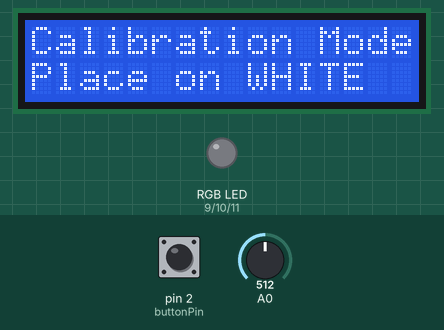
Simulated run of this sketch. Board: Arduino Uno, built with avr-gcc and run on an emulated ATmega328P. On the bench: 16×2 character LCD, an RGB LED mixed from three pins (HIGH = lit). Dashed ring = blinking. The test bench sets the inputs (shaded band); at power-on: pin 2 (buttonPin) HIGH, A0 = 512. What the sketch prints to the serial monitor is not drawn.

Above: at 0.9 s.
1.0 s: pin 2 (buttonPin) pulled LOW for 0.15 s
At 3.1 s:
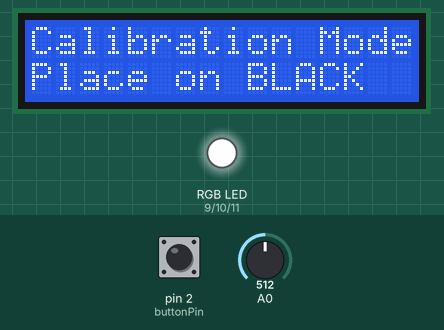
4.0 s: pin 2 (buttonPin) pulled LOW for 1 s
At 7.8 s:
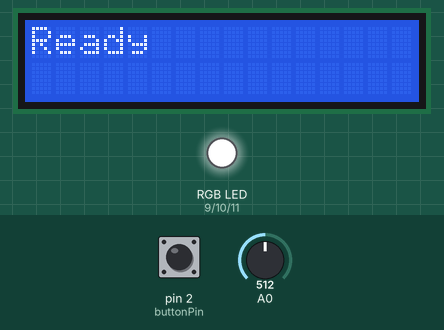
8.0 s: pin 2 (buttonPin) pulsed LOW 5 times (0.12 s each, 0.3 s apart)
At 8.94 s:
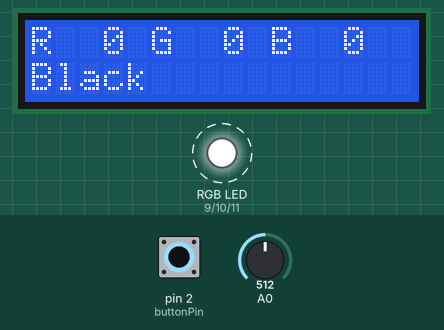
Timing chart, 0 to 11.0 s (numbered marks = the images above; inputs shaded):
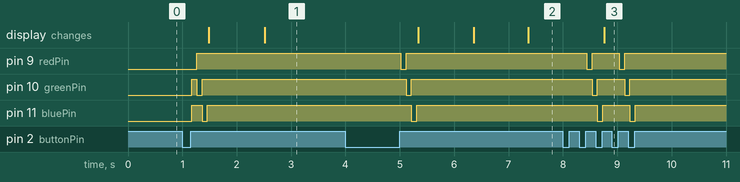

The sketch:

Color_Detector_v2.ino
```cpp
// John Poirier
// Color Detector using RGB LED + LDR
// 12/12/25
//
// Requires colors.h generated with Color_List_Parser.py (lets you change/add/remove color naming and RGB values)


#include <Wire.h>
#include <LiquidCrystal_I2C.h>
#include "colors.h" //672 colors!!!

// define pins
const int redPin  = 9;
const int greenPin = 10;
const int bluePin = 11;
const int buttonPin = 2;

// initialize LCD
LiquidCrystal_I2C lcd(0x27, 16, 2);

// LED flash timings
const uint16_t SETTLE_RGB_MS = 30;
const uint16_t SETTLE_W_MS  = 30;

// calibration definitions (defaults)
uint16_t R_max = 800, G_max = 800, B_max = 800; // white reference (should be higher)
uint16_t R_min = 100, G_min = 100, B_min = 100; // black reference (should be lower)

// LED controls
void ledOff(){digitalWrite(redPin,HIGH); digitalWrite(greenPin,HIGH); digitalWrite(bluePin,HIGH);}
void ledR(){digitalWrite(redPin,LOW); digitalWrite(greenPin,HIGH); digitalWrite(bluePin,HIGH);}
void ledG(){digitalWrite(redPin,HIGH); digitalWrite(greenPin,LOW); digitalWrite(bluePin,HIGH);}
void ledB(){digitalWrite(redPin,HIGH); digitalWrite(greenPin,HIGH); digitalWrite(bluePin,LOW);}
void ledW(){digitalWrite(redPin,LOW); digitalWrite(greenPin,LOW); digitalWrite(bluePin,LOW);}

// sampling
uint16_t sampleWith(void (*fn)(), uint16_t settle){
 fn();
 delay(settle);
 uint16_t v = analogRead(A0);
 ledOff();
 return v;
}

// finds median of 3 values (noise stability)
uint16_t median3(uint16_t a, uint16_t b, uint16_t c){
 uint16_t t;
 if(a > b){ t = a; a = b; b = t; }
 if(b > c){ t = b; b = c; c = t; }
 if(a > b){ t = a; a = b; b = t; }
 return b;
}

// reads three times, finds median (noise stability)
uint16_t readMedian3(void (*fn)(), uint16_t settle){
 uint16_t a = sampleWith(fn, settle); delay(3);
 uint16_t b = sampleWith(fn, settle); delay(3);
 uint16_t c = sampleWith(fn, settle);
 return median3(a,b,c);
}

// read for medians
uint16_t readR(){return readMedian3(ledR, SETTLE_RGB_MS);}
uint16_t readG(){return readMedian3(ledG, SETTLE_RGB_MS);}
uint16_t readB(){return readMedian3(ledB, SETTLE_RGB_MS);}
uint16_t readW(){return readMedian3(ledW, SETTLE_W_MS);}

// button functions
bool waitForPress(){
 if(digitalRead(buttonPin)==LOW){
  while(digitalRead(buttonPin)==LOW);
  delay(20); //debouncing
  return true;
 }
 return false;
}

// double-press button
bool checkDoublePress(unsigned long timeout_ms = 300){
 unsigned long startTime = millis();
 if(waitForPress()){
  // got first press, wait for second
  while(millis() - startTime < timeout_ms){
   if(digitalRead(buttonPin)==LOW){
    while(digitalRead(buttonPin)==LOW); // wait for release
    delay(20);
    return true; // valid double press
   }
  }
 }
 return false;
}

// calibration mode
void calibrationMode(){
 lcd.clear();
 lcd.print("Calibration Mode");
 lcd.setCursor(0,1);
 lcd.print("Place on WHITE");
 Serial.println("\n--- Calibration Mode ---");
 Serial.println("Place on WHITE surface and press button.");

 while(!waitForPress());

 // scan white
 R_max = readR();
 G_max = readG();
 B_max = readB();

 lcd.clear();
 lcd.print("WHITE: R/G/B");
 char buf[16];
 snprintf(buf,16,"%4d %4d %4d",R_max,G_max,B_max); // show LDR readings (raw)
 lcd.setCursor(0,1);
 lcd.print(buf);
 Serial.print("WHITE (MAX): R:"); Serial.print(R_max);
 Serial.print(" G:"); Serial.print(G_max);
 Serial.print(" B:"); Serial.println(B_max);
 Serial.println("Place on BLACK surface and press button.");
 delay(1000); // display result for a bit, auto move on

 lcd.clear();
 lcd.print("Calibration Mode");
 lcd.setCursor(0,1);
 lcd.print("Place on BLACK");

 while(!waitForPress());

 // scan black
 R_min = readR();
 G_min = readG();
 B_min = readB();

 lcd.clear();
 lcd.print("BLACK: R/G/B");
 snprintf(buf,16,"%4d %4d %4d",R_min,G_min,B_min);
 lcd.setCursor(0,1);
 lcd.print(buf);
 Serial.print("BLACK (MIN): R:"); Serial.print(R_min);
 Serial.print(" G:"); Serial.print(G_min);
 Serial.print(" B:"); Serial.println(B_min);
 delay(1000); // show result, auto move on

 // check for reversed min/max (in case you calibrate wrong, won't be any errors (still won't work right though, need to recalibrate))
 if (R_max <= R_min) R_max = R_min + 1;
 if (G_max <= G_min) G_max = G_min + 1;
 if (B_max <= B_min) B_max = B_min + 1;

 lcd.clear();
 lcd.print("Calibration Done");
 delay(1000);
 lcd.clear();
 lcd.print("Ready");
 Serial.println("Calibration Done");
}

// progressive nearest color search
// start with a small search tolerance, then repeatedly search, increasing the tolerance, until a match is found
const uint8_t INITIAL_RANGE = 5; //initial search range (within _ of the defined color RGB value)
const uint8_t RANGE_INCREMENT = 5;
const uint8_t MAX_RANGE = 50; //max search range

const char* nearestColorProgressive(uint8_t R8, uint8_t G8, uint8_t B8){
 static char bestName[32];

 for(uint8_t range = INITIAL_RANGE; range <= MAX_RANGE; range += RANGE_INCREMENT){
  int bestDist = 1000;
  int found = 0;
  uint16_t bestIdx = 0;

  for(uint16_t i=0; i<NUM_COLORS; i++){
   Color c;
   memcpy_P(&c, &colors[i], sizeof(Color));

  // skip colors outside current search range
   if(abs((int)R8 - c.r) > range) continue;
   if(abs((int)G8 - c.g) > range) continue;
   if(abs((int)B8 - c.b) > range) continue;

  // find manhattan distance, log closest match
   int dist = abs((int)R8 - c.r) + abs((int)G8 - c.g) + abs((int)B8 - c.b);
   if(dist < bestDist){
    bestDist = dist;
    bestIdx = i;
    found = 1;
   }
  }

  // if a match is found, give the name
  if(found){
   const char* ptr = (const char*)pgm_read_ptr(&colors[bestIdx].name);
   strcpy_P(bestName, ptr);
   return bestName;
  }
 }
 // if match not found, return unknown (super unlikely to happen with 627 colors)
 strcpy(bestName, "unknown");
 return bestName;
}


// setup things
void setup(){
 pinMode(redPin,OUTPUT);
 pinMode(greenPin,OUTPUT);
 pinMode(bluePin,OUTPUT);
 pinMode(buttonPin,INPUT_PULLUP);

 lcd.init();
 lcd.backlight();

 Serial.begin(115200);
 lcd.print("Initializing...");
 Serial.println("Initializing.");

 // calibrate on startup
 calibrationMode();
 Serial.println("Ready.");
}

// main
void loop(){

 // check for double click
 if(checkDoublePress(300)){
  calibrationMode();
  return;
 }

 if(!waitForPress()) return;

 // read raw reflectances
 uint16_t Rraw = readR();
 uint16_t Graw = readG();
 uint16_t Braw = readB();

 // red - scale max, min LDR values to 0-255 for RGB vals
 long R_range = (long)R_max - R_min;
 uint8_t R8 = constrain(255L * ((long)Rraw - R_min) / R_range, 0, 255);

 // green - scale max, min LDR values to 0-255 for RGB vals
 long G_range = (long)G_max - G_min;
 uint8_t G8 = constrain(255L * ((long)Graw - G_min) / G_range, 0, 255);

 // blue - scale max, min LDR values to 0-255 for RGB vals
 long B_range = (long)B_max - B_min;
 uint8_t B8 = constrain(255L * ((long)Braw - B_min) / B_range, 0, 255);

 // find nearest color name
 const char* cname = nearestColorProgressive(R8, G8, B8);

 // show off the color RGB vals and the name found
 lcd.clear();
 char buf[16];
 snprintf(buf,16,"R%3d G%3d B%3d",R8,G8,B8);
 lcd.print(buf);

 lcd.setCursor(0,1);
 lcd.print(cname);

 // serial debug outputs
 Serial.print("Raw: R"); Serial.print(Rraw); Serial.print(" G"); Serial.print(Graw); Serial.print(" B"); Serial.print(Braw);
 Serial.print(" Scaled: R"); Serial.print(R8); Serial.print(" G"); Serial.print(G8); Serial.print(" B"); Serial.print(B8);
 Serial.print(" Closest: ");
 Serial.println(cname);
}
```

Source omitted: colors.h (51493 bytes)

Measured:
- after the input at 1.0 s, pin 9 (redPin): LOW → HIGH after 0.27 s; pin 10 (greenPin): LOW → HIGH after 0.17 s, → LOW 0.10 s later, → HIGH 0.10 s later; pin 11 (bluePin): LOW → HIGH after 0.17 s, → LOW 0.19 s later, → HIGH 0.10 s later; the display: first changes after 0.49 s (image 1 shows a later state)
- after the input at 4.0 s, pin 9 (redPin): HIGH → LOW after 1.0 s, → HIGH 0.10 s later; pin 10 (greenPin): HIGH → LOW after 1.1 s, → HIGH 0.10 s later; pin 11 (bluePin): HIGH → LOW after 1.2 s, → HIGH 0.10 s later; the display: first changes after 1.3 s (image 2 shows a later state)
- after the input at 8.0 s, pin 9 (redPin): alternates HIGH for 0.50 s and LOW for 0.10 s, 4 changes in all, then stays HIGH, starting after 0.44 s; pin 10 (greenPin): alternates HIGH for 0.50 s and LOW for 0.10 s, 4 changes in all, then stays HIGH, starting after 0.54 s
